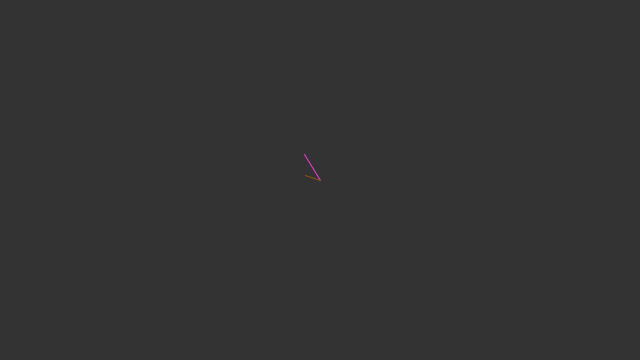
Frame 1 (no input)
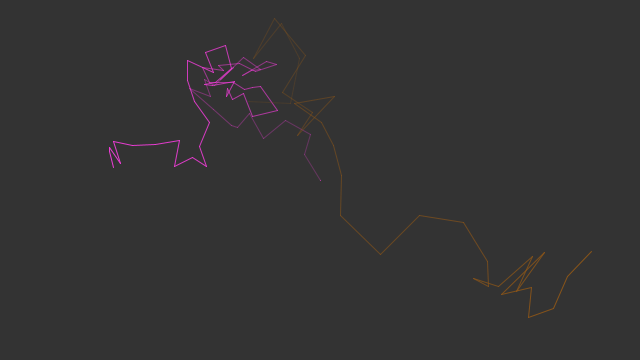
Frame 60 (the mouse pressed at the canvas centre just before this capture)
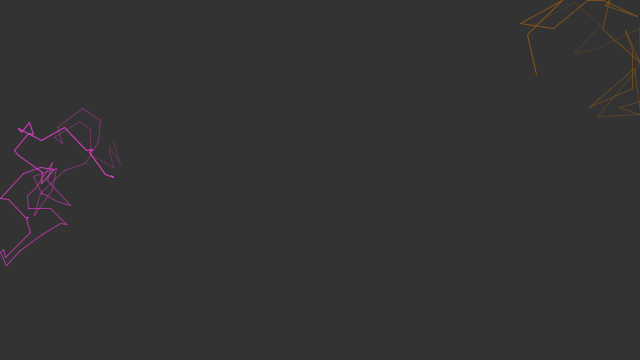
Frame 120 (the mouse held since frame 60 and released just before this capture)

The Processing sketch that drew these frames (run headless with seeded random() and noise(); from frame 60 on, the mouse is pressed at the canvas centre):

// Processing sketch: Brownian_As_a_Class
// ── Brownian_As_a_Class.pde
/**
 * Brownian motion. 
 * 
 * Recording random movement as a continuous line. 
 */
 


//dot.syntax --> Name.function() or name.variableName


//declaring an object (built from the class Brownian) 
//declaring -- setting aside the memory to make said object
Brownian lineOne;

Brownian lineTwo;

void setup() 
{
  
  lineOne = new Brownian(); //constructing our object --> "constructing" = actually doing something with the carved out memory 
  lineTwo = new Brownian();
  size(640, 360);
  frameRate(30);
  
  lineOne.bSetup(); // (uses dot syntax to call setup function)
  
  lineTwo.bSetup(); // (uses dot syntax to call setup function)
  

}

void draw() 
{
  background(51);
  
  lineOne.bUpdate(); // (uses dot syntax to call Update function)
  lineOne.bDraw(); // (uses dot syntax to call draw function) 
  
  lineTwo.bUpdate(); // (uses dot syntax to call Update function)
  lineTwo.bDraw(); // (uses dot syntax to call draw function)
  

  

}

// ── Brownian_Class.pde
class Brownian {
  
  color lineColor;


  
  int num; //length of movement history 
  int range; //chaos/line length/speed
  
  float[] ax;
  float[] ay;

Brownian(){
  num = int(random(1,100));
  
  range = int(random(1,100));
  
  ax = new float[num];
  ay = new float[num];
  
  //Do everything in this function by default, when the class is built

    
    //Randomly establish color here 
    lineColor = color(random(0,255), random(0,255), random(0,255));
    
  }
  //End of constructor 
  
  
  void bSetup(){
    // b for brownian 
    //fills x & y arrays with center canvas position
    for(int i = 0; i < num; i++) {
      ax[i] = width/2;
      ay[i] = height/2;
  }
    
    
  }
  //Update array values 
  void bUpdate(){
      // Shift all elements 1 place to the left --> conveyor belt where next digit at end of array is random (and then plots the point) 
    for(int i = 1; i < num; i++) {
      ax[i-1] = ax[i];
      ay[i-1] = ay[i];
    }

      // Put a new value at the end of the array
    ax[num-1] += random(-range, range);
    ay[num-1] += random(-range, range);

      // Constrain all points to the screen
    ax[num-1] = constrain(ax[num-1], 0, width);
    ay[num-1] = constrain(ay[num-1], 0, height);
    
  }
  
  void bDraw(){
      // Draw a line connecting the points
    for(int i=1; i<num; i++) {    
      float transparency = float(i)/num * 204.0 + 51;
      stroke(lineColor, transparency); // stroke (rgb, alpha) --> alpha = transparency = "a" 
      line(ax[i-1], ay[i-1], ax[i], ay[i]);
  }
    
  }
  
  
  
  
  
}
